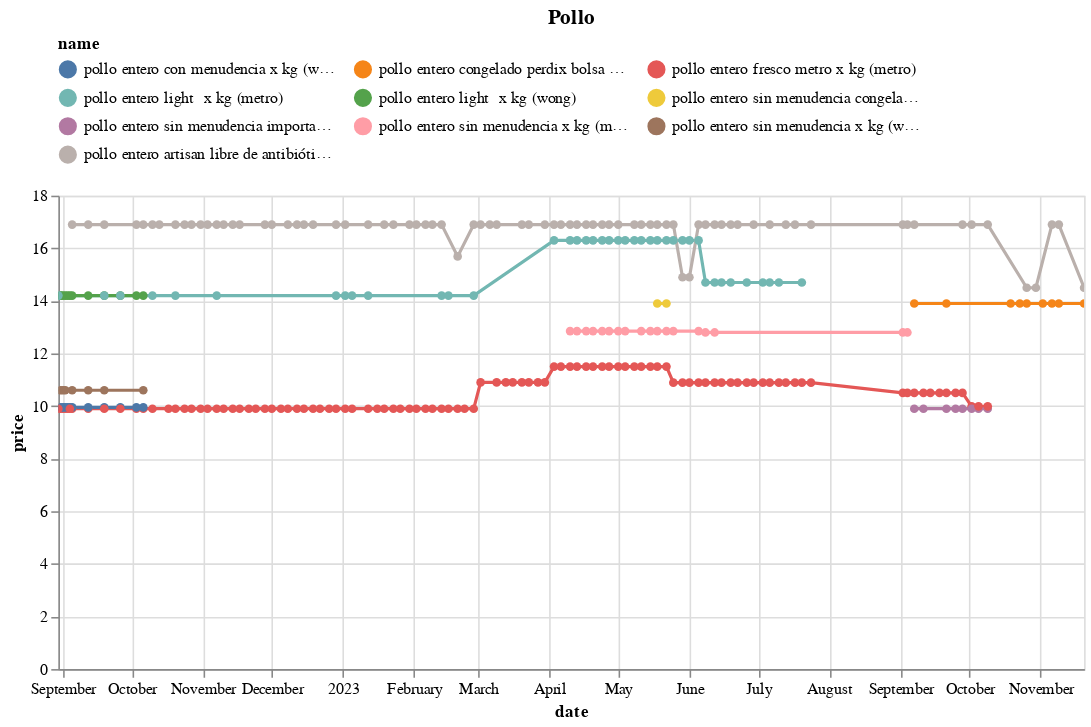

Write notebook code for a chart like this one.
### Code cell
(df
 .loc[df.name.isin(names)]
 .pipe(alt.Chart)
 .mark_line(point=True)
 .encode(x='date', y='price', color='name', tooltip=['name','price'])
 .properties(width=650, title='Pollo')
 .interactive()
 .configure_legend(orient='top', columns=3)
)

### Figure 1 — Vega-Lite specification as saved in the notebook (floating-point values rounded to 4 significant figures; data arrays with more than 128 entries replaced by an {"elided": "..."} marker saying what was removed)
{"config": {"view": {"continuousWidth": 300, "continuousHeight": 300}, "legend": {"columns": 3, "orient": "top"}}, "data": {"name": "data-bbcbc911989073f2a81385b5e564b94c"}, "mark": {"type": "line", "point": true}, "encoding": {"color": {"field": "name", "type": "nominal"}, "tooltip": [{"field": "name", "type": "nominal"}, {"field": "price", "type": "quantitative"}], "x": {"field": "date", "type": "temporal"}, "y": {"field": "price", "type": "quantitative"}}, "params": [{"name": "param_13", "select": {"type": "interval", "encodings": ["x", "y"]}, "bind": "scales"}], "title": "Pollo", "width": 650, "$schema": "https://vega.github.io/schema/vega-lite/v5.15.1.json", "datasets": {"data-bbcbc911989073f2a81385b5e564b94c": {"elided": "290 records"}}}
